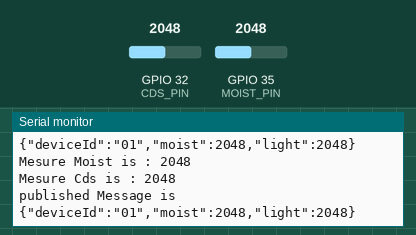
A sketch run on a simulated ESP32. Parts: the last lines printed to the serial monitor. The inputs (shaded band) are chosen by the test bench; at power-on: GPIO 32 (CDS_PIN) = 2048, GPIO 35 (MOIST_PIN) = 2048. WiFi joins after 1.5 s; servers stay silent unless stated.

Above: at 3.2 s.
3.3 s: GPIO 32 (CDS_PIN) set to 2866
At 4.6 s:
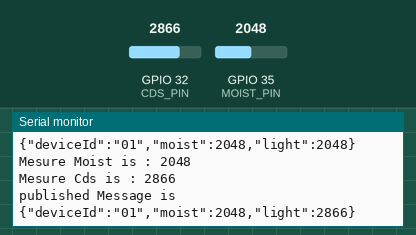
4.8 s: GPIO 35 (MOIST_PIN) set to 2866
At 5.8 s:
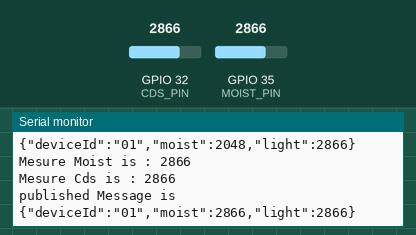
6.3 s: GPIO 32 (CDS_PIN) set to 3603
At 7.6 s:
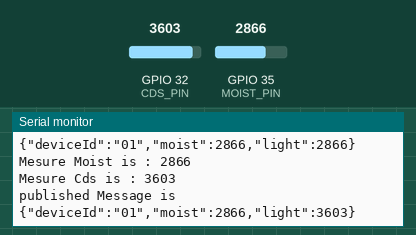
7.8 s: GPIO 35 (MOIST_PIN) set to 3603
At 8.8 s:
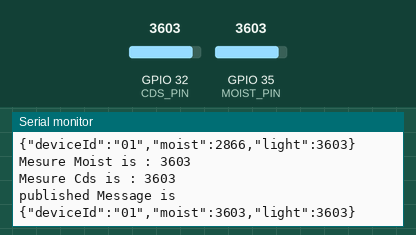
Timing chart, 0 to 10.3 s (numbered marks = the images above; inputs shaded):
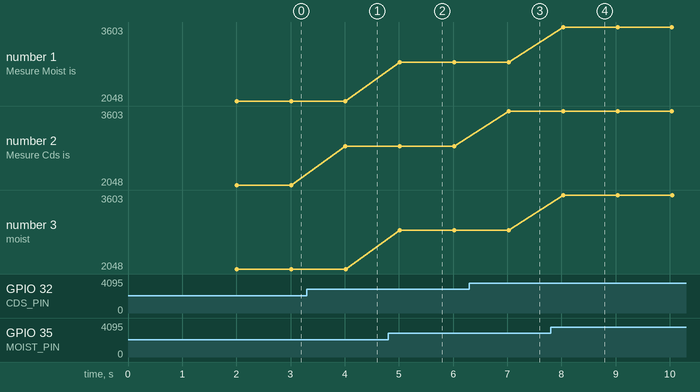

The sketch:

CdsS_Moist_Sensor_mqtt_pub.ino
```cpp
/*cdsセンサーの動きと湿度センサーで測定した値をmqttで送信するシンプルなプログラムです
 *
 * @author S.Nakamura 2022-04-23
 */

//使用するライブラリの読み込み
#include <WiFi.h>
#include <PubSubClient.h>

//Wi-Fiのアクセスポイントの接続情報
const char ssid[] = "your_ssid";
const char passwd[] = "your_pass";

//brokerサーバーの接続情報
const char* mqttHost = "######"; // MQTTのIPかホスト名
const int mqttPort = 1883;       // MQTTのポート

WiFiClient wifiClient;
PubSubClient mqttClient(wifiClient);

const char* topic_pub = "handson0429";                         // 送信するトピック名

//センサーで使用するピンを指定
#define MOIST_PIN 35
#define CDS_PIN 32

//プロトタイプ宣言
bool connectWiFi();
//espのMacアドレスを取得する
String getMacAddr();
//サーバーとの接続の確認をする
void connectMqtt();
//Mqttを送信する
//第一引数；水分センサーの測定値
//第二引数：cdsセンサーの測定値
void MqttPublish(int moist, int cds);


void setup() {
  Serial.begin(115200);
  Serial.println("CdS Moist sensor moving check start");
  pinMode(MOIST_PIN, INPUT);
  pinMode(CDS_PIN, INPUT);
  connectWiFi();      //接続確認
//   connectMqtt();
}

void loop() {
//   connectMqtt();
  int MeasureMoist;                     //読み取った値を入れておく領域を確保
  int MeasureCds;
  MeasureMoist = analogRead(MOIST_PIN); //水分センサーの値を読み取る
  MeasureCds = analogRead(CDS_PIN);     //cdsセンサーの値を読み取る

  Serial.print("Mesure Moist is : ");   //表示して確認
  Serial.println(MeasureMoist);
  Serial.print("Mesure Cds is : ");
  Serial.println(MeasureCds);

  MqttPublish(MeasureMoist, MeasureCds);  //mqttを送信
  delay(1000);      //送信頻度を調整するために遅延を入れる
}


//Wi-Fiの接続確認
bool connectWiFi(){

  WiFi.begin(ssid, passwd);
  Serial.print("WiFi connecting...");
  //10秒たっても接続されていないときはリセットする
  int i = 0 ;   //接続確認のリセット用
  while(WiFi.status() != WL_CONNECTED) {
  i += 1;
  Serial.print("...");
  delay(1000);
  if (i == 10){
    Serial.println("wi-fi reset");
    connectWiFi();
      }
  }

  Serial.print(" connected. ");
  Serial.println(WiFi.localIP());

  return true;
}


//mqttサーバーに接続
void connectMqtt(){

  //Wi-Fiの接続確認
  while(WiFi.status() != WL_CONNECTED) {

  Serial.print("WiFi is not connect");
  connectWiFi();

  }

  //brokerサーバーに接続する
  //第一引数：ブローカーサーバーのドメインもしくはipアドレス
  //第二引数：接続するポート（通常は1883か8883）
  mqttClient.setServer(mqttHost, mqttPort);


  //clientIDを作成してサーバーに接続する
  while( ! mqttClient.connected() ) {

    Serial.println("Connecting to MQTT...");

    //MacアドレスからクライアントIDを作成する
    String clientId = "ESP32-" +  getMacAddr();
    //確認用の表示
    Serial.print("clientID : ");
    Serial.println(clientId.c_str());

    //接続の確認
    //if ( mqttClient.connect(clientId.c_str(),mqtt_username, mqtt_password) ) {  //ユーザー認証を行う時はこちらを利用する
    if ( mqttClient.connect(clientId.c_str())) {
      Serial.println("connected");

    }
  }
}


//mqttを送信する関数
//引数：なし
//ステータスを返すようにしたい
void MqttPublish(int moist, int cds){


  //第一引数：トピック名
  //第二引数：送信するデータ
  char payload[125];    //大きめに確保
  sprintf(payload,"{\"deviceId\":\"01\",\"moist\":%d,\"light\":%d}", moist, cds);
  mqttClient.publish(topic_pub, payload);
  Serial.println("published Message is ");
  Serial.println(payload);

}

// Macアドレスを文字列で取得する
String getMacAddr()
{
  byte mac[6];
  char buf[50];
  WiFi.macAddress(mac);
  sprintf(buf, "%02x%02x%02x%02x%02x%02x", mac[0], mac[1], mac[2], mac[3], mac[4], mac[5]);
  return String(buf);
}
```

Measured:
- after the input at 3.3 s, the serial monitor: prints a new line after 0.71 s (image 1)
- after the input at 4.8 s, the serial monitor: prints a new line after 0.22 s (image 2)
- after the input at 6.3 s, the serial monitor: prints a new line after 0.73 s (image 3)
- after the input at 7.8 s, the serial monitor: prints a new line after 0.23 s (image 4)
- plotted number 2: 2048 → 2866 after the input at 3.3 s, 2866 → 3603 after the input at 6.3 s
